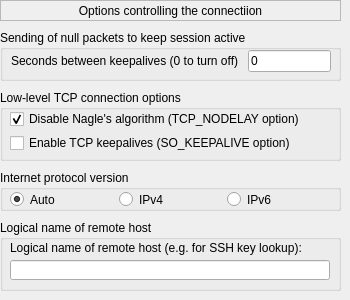
   <widget class="QWidget" name="page_13">
    <widget class="QLabel" name="label_65">
     <property name="geometry">
      <rect>
       <x>0</x>
       <y>0</y>
       <width>341</width>
       <height>21</height>
      </rect>
     </property>
     <property name="frameShape">
      <enum>QFrame::StyledPanel</enum>
     </property>
     <property name="text">
      <string>Options controlling the connectiion</string>
     </property>
     <property name="alignment">
      <set>Qt::AlignCenter</set>
     </property>
    </widget>
    <widget class="QGroupBox" name="groupBox_31">
     <property name="geometry">
      <rect>
       <x>0</x>
       <y>30</y>
       <width>341</width>
       <height>51</height>
      </rect>
     </property>
     <property name="title">
      <string>Sending of null packets to keep session active</string>
     </property>
     <widget class="QWidget" name="layoutWidget24">
      <property name="geometry">
       <rect>
        <x>11</x>
        <y>20</y>
        <width>320</width>
        <height>22</height>
       </rect>
      </property>
      <layout class="QHBoxLayout" name="horizontalLayout_12">
       <item>
        <widget class="QLabel" name="label_66">
         <property name="text">
          <string>Seconds between keepalives (0 to turn off) </string>
         </property>
        </widget>
       </item>
       <item>
        <widget class="QLineEdit" name="le_ping_interval">
         <property name="text">
          <string>0</string>
         </property>
        </widget>
       </item>
      </layout>
     </widget>
    </widget>
    <widget class="QGroupBox" name="groupBox_32">
     <property name="geometry">
      <rect>
       <x>0</x>
       <y>90</y>
       <width>341</width>
       <height>71</height>
      </rect>
     </property>
     <property name="title">
      <string>Low-level TCP connection options</string>
     </property>
     <widget class="QWidget" name="layoutWidget25">
      <property name="geometry">
       <rect>
        <x>10</x>
        <y>20</y>
        <width>320</width>
        <height>42</height>
       </rect>
      </property>
      <layout class="QVBoxLayout" name="verticalLayout_13">
       <item>
        <widget class="QCheckBox" name="chb_tcp_nodelay">
         <property name="text">
          <string>Disable Nagle's algorithm (TCP_NODELAY option)</string>
         </property>
         <property name="checked">
          <bool>true</bool>
         </property>
        </widget>
       </item>
       <item>
        <widget class="QCheckBox" name="chb_tcp_keepalive">
         <property name="text">
          <string>Enable TCP keepalives (SO_KEEPALIVE option)</string>
         </property>
        </widget>
       </item>
      </layout>
     </widget>
    </widget>
    <widget class="QGroupBox" name="groupBox_33">
     <property name="geometry">
      <rect>
       <x>0</x>
       <y>170</y>
       <width>341</width>
       <height>41</height>
      </rect>
     </property>
     <property name="title">
      <string>Internet protocol version</string>
     </property>
     <widget class="QWidget" name="layoutWidget26">
      <property name="geometry">
       <rect>
        <x>10</x>
        <y>20</y>
        <width>320</width>
        <height>19</height>
       </rect>
      </property>
      <layout class="QHBoxLayout" name="horizontalLayout_13">
       <item>
        <widget class="QRadioButton" name="rb_connectprotocol_auto">
         <property name="text">
          <string>Auto</string>
         </property>
         <property name="checked">
          <bool>true</bool>
         </property>
         <attribute name="buttonGroup">
          <string>gp_addressfamily</string>
         </attribute>
        </widget>
       </item>
       <item>
        <widget class="QRadioButton" name="rb_connectprotocol_ipv4">
         <property name="text">
          <string>IPv4</string>
         </property>
         <attribute name="buttonGroup">
          <string>gp_addressfamily</string>
         </attribute>
        </widget>
       </item>
       <item>
        <widget class="QRadioButton" name="rb_connectprotocol_ipv6">
         <property name="text">
          <string>IPv6</string>
         </property>
         <attribute name="buttonGroup">
          <string>gp_addressfamily</string>
         </attribute>
        </widget>
       </item>
      </layout>
     </widget>
    </widget>
    <widget class="QGroupBox" name="groupBox_34">
     <property name="geometry">
      <rect>
       <x>0</x>
       <y>220</y>
       <width>341</width>
       <height>71</height>
      </rect>
     </property>
     <property name="title">
      <string>Logical name of remote host</string>
     </property>
     <widget class="QLabel" name="label_67">
      <property name="geometry">
       <rect>
        <x>10</x>
        <y>20</y>
        <width>320</width>
        <height>16</height>
       </rect>
      </property>
      <property name="text">
       <string>Logical name of remote host (e.g. for SSH key lookup):</string>
      </property>
     </widget>
     <widget class="QLineEdit" name="le_loghost">
      <property name="geometry">
       <rect>
        <x>10</x>
        <y>40</y>
        <width>320</width>
        <height>20</height>
       </rect>
      </property>
     </widget>
    </widget>
   </widget>
